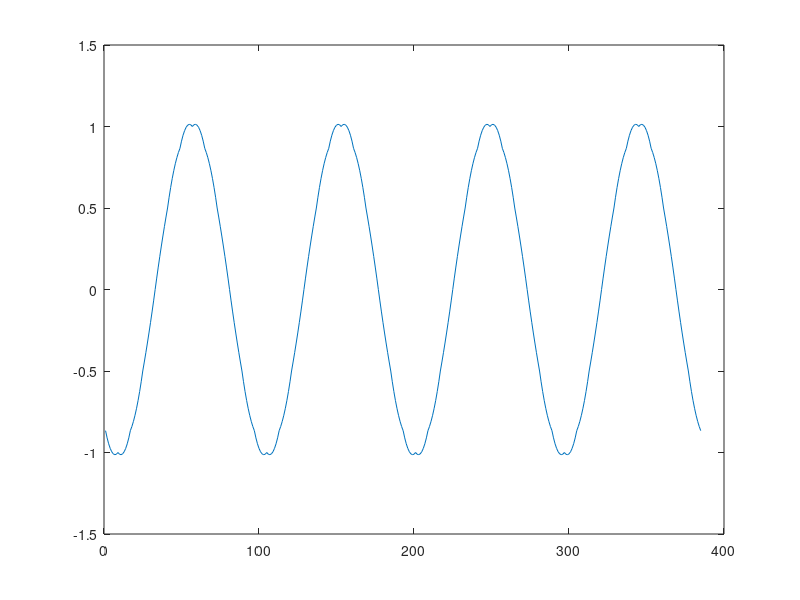

Recreate this plot in MATLAB. (Note: this script raises an error after producing the figure.)
%procedure 6
format long
fraction_length = 20-1+1;

error_min = 2^(-12);
error_result = zeros(1, 20); % 1 ~ 20


trunscation_input = zeros(1,52);
trunscation_mu = zeros(1,8);
mu = [0 1/8 2/8 3/8 4/8 5/8 6/8 7/8];
trunscation_y = zeros(fraction_length,385);
fi = 5;
Ts = 1; 
u_step = 1/8;

% sampled inputs
x3 = zeros(1,52);
mm = linspace(48,96,49);
linear_mm = linspace(48,96,385);

for i = 1:52 % 47 ~ 98
    x3(1,i)=cos(2*pi*((i+46)*Ts/(12*Ts) + fi/12));
end

%Piecewise parabolic interporter
Piecewise_parabolic_x3 = zeros(1,385);
Piecewise_parabolic_mm3 = linspace(48,96,385);

% impluse = [ 0 0 0 1 0 0 0 0 ];
u = 0;
a = 0.5;

j =1;
for i = 9:393
    C_1 = -a*mu(1,j) + a*mu(1,j)*mu(1,j);
    C_0 = 1 + (a-1)*mu(1,j) - a*mu(1,j)*mu(1,j);
    C_11 = (a+1)*mu(1,j) - a*mu(1,j)*mu(1,j);
    C_12 = -a*mu(1,j) + a*mu(1,j)*mu(1,j);
    m = floor((i-1)/8)+1;
    Piecewise_parabolic_x3(1,i-8) = C_1*x3(1,m-1) + C_0*x3(1,m) ...
                                  + C_11*x3(1,m+1) + C_12*x3(m+2);
    if (j>7)
            j = 1;
    else 
            j = j+1;
    end   
    
end

plot(Piecewise_parabolic_x3)
%% wordlength inputs

for i = 1:20
    for j = 1:52
        trunscation_input(1,j) = truncation(x3(1,j),i);
    end
    j =1;
    for k = 9:393
        C_1 = -a*mu(1,j) + a*mu(1,j)*mu(1,j);
        C_0 = 1 + (a-1)*mu(1,j) - a*mu(1,j)*mu(1,j);
        C_11 = (a+1)*mu(1,j) - a*mu(1,j)*mu(1,j);
        C_12 = -a*mu(1,j) + a*mu(1,j)*mu(1,j);
        m = floor((k-1)/8)+1;
        trunscation_y(i,k-8) = C_1*trunscation_input(1,m-1) + C_0*trunscation_input(1,m) ...
                             + C_11*trunscation_input(1,m+1) + C_12*trunscation_input(m+2);
        if (j>7)
                j = 1;
        else 
                j = j+1;
        end   
        
    end

    error_result(1,i) = sqrt(sum((trunscation_y(i,:) - Piecewise_parabolic_x3) .^2)/385);
end


% stem (linear_mm,Piecewise_parabolic_x3);

% subplot(222);
plot((1:20),error_result) 
title('different word-length input versus the root mean squared error');
xlabel('word-length(bits)'),ylabel('RMSE of output');
set(gca, 'YScale', 'log')
hold on
yline(2^(-12),'-r','2 ^-^1^2')


%% wordlength of mu

for i = 1:20
    for j = 1:52
        trunscation_input(1,j) = truncation(x3(1,j),12);
    end

    for j = 1:8
        trunscation_mu(1,j) = truncation(mu(1,j),i);
    end
    j =1;
    for k = 9:393
        C_1 = -a*trunscation_mu(1,j) + a*trunscation_mu(1,j)*trunscation_mu(1,j);
        C_0 = 1 + (a-1)*trunscation_mu(1,j) - a*trunscation_mu(1,j)*trunscation_mu(1,j);
        C_11 = (a+1)*trunscation_mu(1,j) - a*trunscation_mu(1,j)*trunscation_mu(1,j);
        C_12 = -a*trunscation_mu(1,j) + a*trunscation_mu(1,j)*trunscation_mu(1,j);
        m = floor((k-1)/8)+1;
        trunscation_y(i,k-8) = C_1*trunscation_input(1,m-1) + C_0*trunscation_input(1,m) ...
                             + C_11*trunscation_input(1,m+1) + C_12*trunscation_input(m+2);
        if (j>7)
                j = 1;
        else 
                j = j+1;
        end   
        
    end

    error_result(1,i) = sqrt(sum((trunscation_y(i,:) - Piecewise_parabolic_x3) .^2)/385);
end


% stem (linear_mm,linear_x3);

% subplot(222);
plot((1:20),error_result) %S2.17
title('different word-length u versus the root mean squared error');
xlabel('word-length(bits)'),ylabel('RMSE of output');
set(gca, 'YScale', 'log')
hold on
yline(2^(-12),'-r','2 ^-^1^2')

%% wordlength of multiplier (by u)



%% wordlength of adder
